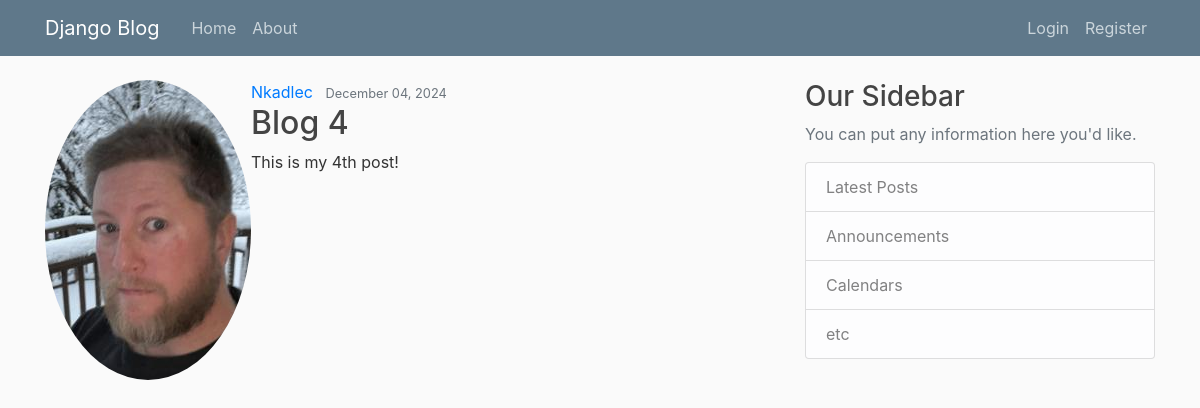
The app's page /post/4/ with its own data.
### blog/models.py (models this page shows, shortened)
class Post(models.Model):
    title = models.CharField(max_length=100)
    content = models.TextField()
    date_posted = models.DateTimeField(default=timezone.now)
    author = models.ForeignKey(User, on_delete=models.CASCADE)

### users/models.py (models this page shows, shortened)
class Profile(models.Model):
    user = models.OneToOneField(User, on_delete=models.CASCADE)
    image = models.ImageField(default='default.jpg', upload_to='profile_pics')

### blog/views.py (the view)
# urls.py: path('post/<int:pk>/', PostDetailView.as_view(), name = 'post-detail'),
class PostDetailView(DetailView):
    model = Post

### blog/templates/blog/post_detail.html (shortened to what this page needs)
{% extends "blog/base.html" %}
{% block content %}
    <article class="media content-section">
        <img class="rounded-circle article-img" src="{{ object.author.profile.image.url }}">
        <div class="media-body">
            <div class="article-metadata">
                <a class="mr-2" href="#">{{ object.author }}</a>
                <small class="text-muted">{{ object.date_posted|date:"F d, Y" }}</small>
            </div>
            <h2 class="article-title">{{ object.title }}</h2>
            <p class="article-content">{{ object.content }}</p>
        </div>
    </article>
{% endblock content %}

### blog/static/blog/main.css (style rules this page uses)
body { background: #fafafa; color: #333333; margin-top: 5rem; }
h1, h2, h3, h4, h5, h6 { color: #444444; }

### records on screen
Post: author.profile.image (picture), author "Nkadlec", date_posted "December 04, 2024", title "Blog 4", content "This is my 4th post!"
